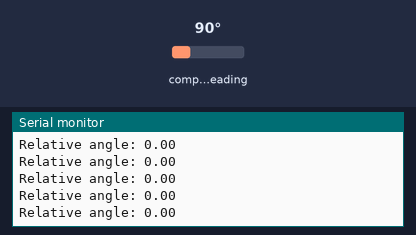
Bench run of a sketch on a simulated Arduino Uno, built for the host (arithmetic inside an expression is 32-bit, double 64-bit). Parts: the last lines printed to the serial monitor. Wiring (inferred from the names in the program): AS5600 angle sensor at I2C address 0x36. Inputs (shaded band) come from the test bench; at power-on: compass heading 90°.

Above: at 5.2 s.
5.3 s: compass heading set to 352°
At 5.46 s:
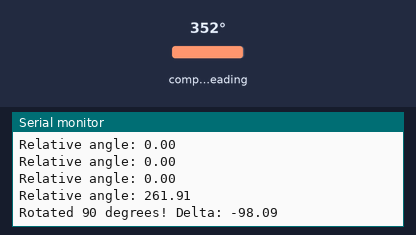
6.8 s: compass heading set to 7°
At 7.6 s:
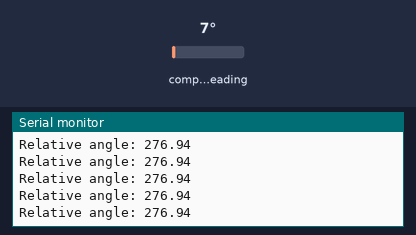
Timing chart, 0 to 9.8 s (numbered marks = the images above; inputs shaded):
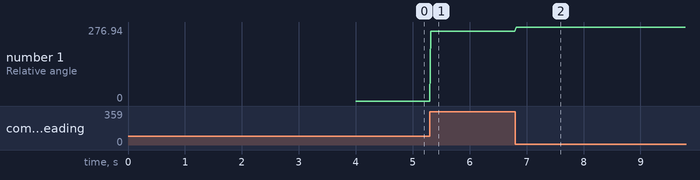

Measured:
- after the input at 5.3 s, the serial monitor: prints a new line at once (image 1)
- after the input at 6.8 s, the serial monitor: prints a new line at once (image 2)
- plotted number 1: 0 → 261.91 after the input at 5.3 s, 261.91 → 276.94 after the input at 6.8 s

The sketch:

magn_i2c_own.ino
```cpp
#include <Wire.h>

//Magnetic sensor things
int magnetStatus = 0; //value of the status register (MD, ML, MH)
                      //tells if magnet is detected & if strength OK

int lowbyte; //raw angle 7:0
word highbyte; //raw angle 7:0 and 11:8
int rawAngle; //final raw angle number (0-4095)
float absAngle; //raw angle in degrees (360/4096 * [value between 0-4095])
float startAngle = 0.0; //starting angle
float relAngle = 0.0; //relative to startAngle: current angle -  startAngle
float lastCheckpointAngle = 0.0; //to keep track of when last the motor stopped spinning (completed 90)
const float CHECKPOINT = 90.0; //checkpoint every 90 degrees

void setup(){
  Serial.begin(9600);
  Wire.begin(); //start i2C
	Wire.setClock(800000L); //fast clock 800kHz freq

  checkMagnetPresence(); //check the magnet (blocks until magnet is found)

  getAbsAngle(); //make a reading -> update absAngle
  startAngle = absAngle; //update startAngle with absAngle reading

  Serial.println("Welcome!"); //print a welcome message
  Serial.println("AS5600"); //print a welcome message
  delay(3000);

  // Serial.print("start angle: ");
  // Serial.println(startAngle);
  // delay(100);

  //reads current angle again to set checkpoint for 90 degree rotation detection
  getAbsAngle();
  getRelativeAngle();
  lastCheckpointAngle = relAngle; // initialize last checkpoint angle to be relative starting angle

}

void loop(){
  checkRotated90(-1);
  delay(100); //wait a little - adjust it for "better resolution"
}


void getAbsAngle(){
  //7:0 - lower 8 bits
  Wire.beginTransmission(0x36); //connect to the sensor
  Wire.write(0x0D); //figure 21 - register map: Raw angle (7:0)
  Wire.endTransmission(); //end transmission
  Wire.requestFrom(0x36, 1); //request from the sensor

  while(Wire.available() == 0); //wait until it becomes available
  lowbyte = Wire.read(); //Reading the data after the request

  //11:8 - upper 4 bits
  Wire.beginTransmission(0x36);
  Wire.write(0x0C); //figure 21 - register map: Raw angle (11:8)
  Wire.endTransmission();
  Wire.requestFrom(0x36, 1);

  while(Wire.available() == 0);
  highbyte = Wire.read();

  //concatenate bits together
  //4 bits have to be shifted to its proper place as we want to build a 12-bit number
  highbyte = highbyte << 8; //shifting to left
  rawAngle = highbyte | lowbyte; //int is 16 bits (as well as the word)

  //scale 0-4095 to 0-360 degrees
  absAngle = rawAngle * (360.0/4096.0);

  // Serial.print("Deg angle: ");
  // Serial.println(absAngle, 2); //absolute position of the encoder within the 0-360 circle
}


void getRelativeAngle(){
  //recalculate angle
  relAngle = absAngle - startAngle; //this tares the position

  //if the calculated angle is negative, we need to "normalize" it
  if(relAngle < 0){
    relAngle = relAngle + 360; //correction for negative numbers (i.e. -15 becomes +345)
  }

  Serial.print("Relative angle: ");
  Serial.println(relAngle, 2); //print the corrected/tared angle
}

void checkRotated90(int direction) {
  // direction: 1 for CW (increasing angle), -1 for CCW (decreasing angle)
  while (true) {
    getAbsAngle();
    getRelativeAngle();
    float delta = relAngle - lastCheckpointAngle;
    // handle wrap-around (shortest signed difference)
    if (delta > 180.0) delta -= 360.0;
    if (delta < -180.0) delta += 360.0;
    // Only trigger if rotation is at least 90° in the desired direction
    if (direction * delta >= CHECKPOINT) { //-1 cancels out the negative delta if CCW
      Serial.print("Rotated 90 degrees! Delta: ");
      Serial.println(delta, 2);
      lastCheckpointAngle = relAngle;
      break;
    }
    delay(10); // small delay to avoid busy-waiting
  }
}


void checkMagnetPresence(){
  //This function runs in the setup() and it locks the MCU until the magnet is not positioned properly

  while((magnetStatus & 32) != 32) //while the magnet is not adjusted to the proper distance - 32: MD = 1
  {
    magnetStatus = 0; //reset reading

    Wire.beginTransmission(0x36); //connect to the sensor
    Wire.write(0x0B); //figure 21 - register map: Status: MD ML MH
    Wire.endTransmission(); //end transmission
    Wire.requestFrom(0x36, 1); //request from the sensor

    while(Wire.available() == 0); //wait until it becomes available
    magnetStatus = Wire.read(); //Reading the data after the request

    //Serial.print("Magnet status: ");
    //Serial.println(magnetStatus, BIN); //print it in binary so you can compare it to the table (fig 21)
  }

  //Status register output: 0 0 MD ML MH 0 0 0
  //MH: Too strong magnet - 100111 - DEC: 39
  //ML: Too weak magnet - 10111 - DEC: 23
  //MD: OK magnet - 110111 - DEC: 55

  Serial.println("Magnet found!");
  delay(1000);
}
```
